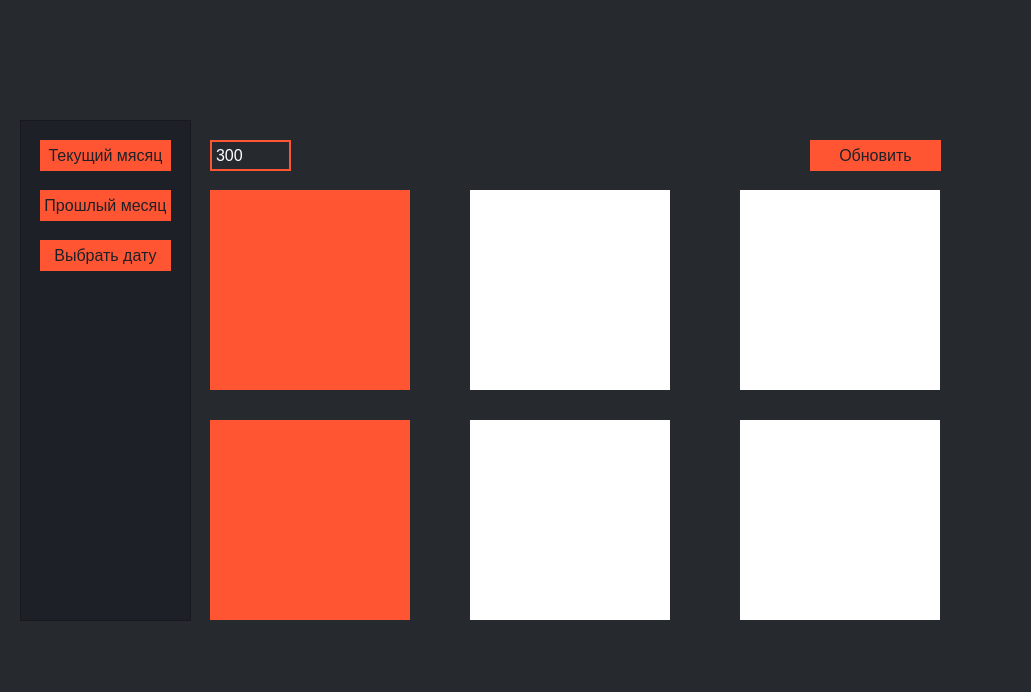
<?xml version="1.0" encoding="UTF-8"?>
<ui version="4.0">
 <class>MainWindow</class>
 <widget class="QMainWindow" name="MainWindow">
  <property name="geometry">
   <rect>
    <x>0</x>
    <y>0</y>
    <width>1031</width>
    <height>692</height>
   </rect>
  </property>
  <property name="minimumSize">
   <size>
    <width>955</width>
    <height>600</height>
   </size>
  </property>
  <property name="maximumSize">
   <size>
    <width>1600</width>
    <height>900</height>
   </size>
  </property>
  <property name="windowTitle">
   <string>MainWindow</string>
  </property>
  <property name="autoFillBackground">
   <bool>false</bool>
  </property>
  <property name="styleSheet">
   <string notr="true">background-color: rgb(38, 42, 47);</string>
  </property>
  <widget class="QWidget" name="centralwidget">
   <widget class="QStackedWidget" name="stackedWidget">
    <property name="geometry">
     <rect>
      <x>190</x>
      <y>110</y>
      <width>791</width>
      <height>521</height>
     </rect>
    </property>
    <property name="styleSheet">
     <string notr="true">background-color: rgb(38, 42, 47);
border-color: rgb(255, 255, 255);
</string>
    </property>
    <property name="currentIndex">
     <number>0</number>
    </property>
    <widget class="QWidget" name="curr_mon_page">
     <widget class="QWidget" name="curr_plot_1" native="true">
      <property name="geometry">
       <rect>
        <x>20</x>
        <y>80</y>
        <width>200</width>
        <height>200</height>
       </rect>
      </property>
      <property name="styleSheet">
       <string notr="true">background-color: rgb(255, 85, 51);</string>
      </property>
     </widget>
     <widget class="QWidget" name="curr_plot_2" native="true">
      <property name="geometry">
       <rect>
        <x>280</x>
        <y>80</y>
        <width>200</width>
        <height>200</height>
       </rect>
      </property>
      <property name="styleSheet">
       <string notr="true">background-color: rgb(255, 255, 255);</string>
      </property>
     </widget>
     <widget class="QWidget" name="curr_plot_3" native="true">
      <property name="geometry">
       <rect>
        <x>550</x>
        <y>80</y>
        <width>200</width>
        <height>200</height>
       </rect>
      </property>
      <property name="styleSheet">
       <string notr="true">background-color: rgb(255, 255, 255);</string>
      </property>
     </widget>
     <widget class="QWidget" name="curr_plot_4" native="true">
      <property name="geometry">
       <rect>
        <x>20</x>
        <y>310</y>
        <width>200</width>
        <height>200</height>
       </rect>
      </property>
      <property name="styleSheet">
       <string notr="true">background-color: rgb(255, 85, 51);</string>
      </property>
     </widget>
     <widget class="QWidget" name="curr_plot_5" native="true">
      <property name="geometry">
       <rect>
        <x>280</x>
        <y>310</y>
        <width>200</width>
        <height>200</height>
       </rect>
      </property>
      <property name="styleSheet">
       <string notr="true">background-color: rgb(255, 255, 255);</string>
      </property>
     </widget>
     <widget class="QWidget" name="curr_plot_6" native="true">
      <property name="geometry">
       <rect>
        <x>550</x>
        <y>310</y>
        <width>200</width>
        <height>200</height>
       </rect>
      </property>
      <property name="styleSheet">
       <string notr="true">background-color: rgb(255, 255, 255);</string>
      </property>
     </widget>
     <widget class="QTextEdit" name="time_curr_mon">
      <property name="geometry">
       <rect>
        <x>20</x>
        <y>30</y>
        <width>81</width>
        <height>31</height>
       </rect>
      </property>
      <property name="font">
       <font>
        <pointsize>-1</pointsize>
        <weight>50</weight>
        <italic>false</italic>
        <bold>false</bold>
       </font>
      </property>
      <property name="styleSheet">
       <string notr="true">QTextEdit {
                                         
    background-color: #262a2f; 
    border-style: solid;
    border-width: 2px;
    border-radius: 0px;
    border-color: #ff5533;
    font:  16px;
    min-width: 1em;
    padding: 0px;
    color: #ffffff;
}
QTextEdit:hover {
    background: #262a2f; 
    color:#ffffff;
} </string>
      </property>
      <property name="lineWrapColumnOrWidth">
       <number>0</number>
      </property>
      <property name="html">
       <string>&lt;!DOCTYPE HTML PUBLIC &quot;-//W3C//DTD HTML 4.0//EN&quot; &quot;http://www.w3.org/TR/REC-html40/strict.dtd&quot;&gt;
&lt;html&gt;&lt;head&gt;&lt;meta name=&quot;qrichtext&quot; content=&quot;1&quot; /&gt;&lt;style type=&quot;text/css&quot;&gt;
p, li { white-space: pre-wrap; }
&lt;/style&gt;&lt;/head&gt;&lt;body style=&quot; font-family:'MS Shell Dlg 2'; font-size:16px; font-weight:400; font-style:normal;&quot;&gt;
&lt;p style=&quot; margin-top:0px; margin-bottom:0px; margin-left:0px; margin-right:0px; -qt-block-indent:0; text-indent:0px;&quot;&gt;&lt;span style=&quot; font-size:16px;&quot;&gt;300&lt;/span&gt;&lt;/p&gt;&lt;/body&gt;&lt;/html&gt;</string>
      </property>
     </widget>
     <widget class="QPushButton" name="update_curr_mon">
      <property name="geometry">
       <rect>
        <x>620</x>
        <y>30</y>
        <width>131</width>
        <height>31</height>
       </rect>
      </property>
      <property name="styleSheet">
       <string notr="true">QPushButton {
                                         
    background-color: #ff5533;
    border-style: solid;
    border-width: 2px;
    border-radius: 0px;
    border-color: #ff5533;
    font:  16px;
    min-width: 5em;
    padding: 0px;
    color: #1e2027;
}
QPushButton:hover {
    background: #262a2f; 
    color:#ff5533;
} 
QPushButton:pressed {                              
   background: #262a2f;
   border-style: solid; 
   color:#ff5533;
}</string>
      </property>
      <property name="text">
       <string>Обновить</string>
      </property>
     </widget>
    </widget>
    <widget class="QWidget" name="prev_mon_page">
     <widget class="QWidget" name="prev_plot_1" native="true">
      <property name="geometry">
       <rect>
        <x>20</x>
        <y>80</y>
        <width>200</width>
        <height>200</height>
       </rect>
      </property>
      <property name="styleSheet">
       <string notr="true">background-color: rgb(255, 85, 51);</string>
      </property>
     </widget>
     <widget class="QWidget" name="prev_plot_2" native="true">
      <property name="geometry">
       <rect>
        <x>280</x>
        <y>80</y>
        <width>200</width>
        <height>200</height>
       </rect>
      </property>
      <property name="styleSheet">
       <string notr="true">background-color: rgb(255, 85, 51);</string>
      </property>
     </widget>
     <widget class="QWidget" name="prev_plot_4" native="true">
      <property name="geometry">
       <rect>
        <x>20</x>
        <y>310</y>
        <width>200</width>
        <height>200</height>
       </rect>
      </property>
      <property name="styleSheet">
       <string notr="true">background-color: rgb(255, 85, 51);</string>
      </property>
     </widget>
     <widget class="QWidget" name="prev_plot_5" native="true">
      <property name="geometry">
       <rect>
        <x>280</x>
        <y>310</y>
        <width>200</width>
        <height>200</height>
       </rect>
      </property>
      <property name="styleSheet">
       <string notr="true">background-color: rgb(255, 85, 51);</string>
      </property>
     </widget>
     <widget class="QWidget" name="prev_plot_6" native="true">
      <property name="geometry">
       <rect>
        <x>550</x>
        <y>310</y>
        <width>200</width>
        <height>200</height>
       </rect>
      </property>
      <property name="styleSheet">
       <string notr="true">background-color: rgb(255, 255, 255);</string>
      </property>
     </widget>
     <widget class="QWidget" name="prev_plot_3" native="true">
      <property name="geometry">
       <rect>
        <x>550</x>
        <y>80</y>
        <width>200</width>
        <height>200</height>
       </rect>
      </property>
      <property name="styleSheet">
       <string notr="true">
background-color: rgb(255, 255, 255);</string>
      </property>
     </widget>
     <widget class="QTextEdit" name="time_prev_mon">
      <property name="geometry">
       <rect>
        <x>20</x>
        <y>30</y>
        <width>81</width>
        <height>31</height>
       </rect>
      </property>
      <property name="font">
       <font>
        <pointsize>-1</pointsize>
        <weight>50</weight>
        <italic>false</italic>
        <bold>false</bold>
       </font>
      </property>
      <property name="styleSheet">
       <string notr="true">QTextEdit {
                                         
    background-color: #262a2f; 
    border-style: solid;
    border-width: 2px;
    border-radius: 0px;
    border-color: #ff5533;
    font:  16px;
    min-width: 1em;
    padding: 0px;
    color: #ffffff;
}
QTextEdit:hover {
    background: #262a2f; 
    color:#ffffff;
} </string>
      </property>
      <property name="lineWrapColumnOrWidth">
       <number>0</number>
      </property>
      <property name="html">
       <string>&lt;!DOCTYPE HTML PUBLIC &quot;-//W3C//DTD HTML 4.0//EN&quot; &quot;http://www.w3.org/TR/REC-html40/strict.dtd&quot;&gt;
&lt;html&gt;&lt;head&gt;&lt;meta name=&quot;qrichtext&quot; content=&quot;1&quot; /&gt;&lt;style type=&quot;text/css&quot;&gt;
p, li { white-space: pre-wrap; }
&lt;/style&gt;&lt;/head&gt;&lt;body style=&quot; font-family:'MS Shell Dlg 2'; font-size:16px; font-weight:400; font-style:normal;&quot;&gt;
&lt;p style=&quot; margin-top:0px; margin-bottom:0px; margin-left:0px; margin-right:0px; -qt-block-indent:0; text-indent:0px;&quot;&gt;&lt;span style=&quot; font-size:16px;&quot;&gt;300&lt;/span&gt;&lt;/p&gt;&lt;/body&gt;&lt;/html&gt;</string>
      </property>
     </widget>
     <widget class="QPushButton" name="update_prev_mon">
      <property name="geometry">
       <rect>
        <x>620</x>
        <y>30</y>
        <width>131</width>
        <height>31</height>
       </rect>
      </property>
      <property name="styleSheet">
       <string notr="true">QPushButton {
                                         
    background-color: #ff5533;
    border-style: solid;
    border-width: 2px;
    border-radius: 0px;
    border-color: #ff5533;
    font:  16px;
    min-width: 5em;
    padding: 0px;
    color: #1e2027;
}
QPushButton:hover {
    background: #262a2f; 
    color:#ff5533;
} 
QPushButton:pressed {                              
   background: #262a2f;
   border-style: solid; 
   color:#ff5533;
}</string>
      </property>
      <property name="text">
       <string>Обновить</string>
      </property>
     </widget>
    </widget>
    <widget class="QWidget" name="selected_date_page">
     <widget class="QWidget" name="selected_date_plot_5" native="true">
      <property name="geometry">
       <rect>
        <x>280</x>
        <y>310</y>
        <width>200</width>
        <height>200</height>
       </rect>
      </property>
      <property name="styleSheet">
       <string notr="true">background-color: rgb(255, 85, 51);</string>
      </property>
     </widget>
     <widget class="QWidget" name="selected_date_plot_1" native="true">
      <property name="geometry">
       <rect>
        <x>20</x>
        <y>80</y>
        <width>200</width>
        <height>200</height>
       </rect>
      </property>
      <property name="styleSheet">
       <string notr="true">background-color: rgb(255, 85, 51);</string>
      </property>
     </widget>
     <widget class="QWidget" name="selected_date_plot_3" native="true">
      <property name="geometry">
       <rect>
        <x>550</x>
        <y>80</y>
        <width>200</width>
        <height>200</height>
       </rect>
      </property>
      <property name="styleSheet">
       <string notr="true">background-color: rgb(255, 85, 51);</string>
      </property>
     </widget>
     <widget class="QWidget" name="selected_date_plot_4" native="true">
      <property name="geometry">
       <rect>
        <x>20</x>
        <y>310</y>
        <width>200</width>
        <height>200</height>
       </rect>
      </property>
      <property name="styleSheet">
       <string notr="true">background-color: rgb(255, 85, 51);</string>
      </property>
     </widget>
     <widget class="QWidget" name="selected_date_plot_2" native="true">
      <property name="geometry">
       <rect>
        <x>280</x>
        <y>80</y>
        <width>200</width>
        <height>200</height>
       </rect>
      </property>
      <property name="styleSheet">
       <string notr="true">background-color: rgb(255, 85, 51);</string>
      </property>
     </widget>
     <widget class="QWidget" name="selected_date_plot_6" native="true">
      <property name="geometry">
       <rect>
        <x>550</x>
        <y>310</y>
        <width>200</width>
        <height>200</height>
       </rect>
      </property>
      <property name="styleSheet">
       <string notr="true">background-color: rgb(255, 85, 51);</string>
      </property>
     </widget>
     <widget class="QTextEdit" name="time_selected_date">
      <property name="geometry">
       <rect>
        <x>20</x>
        <y>30</y>
        <width>81</width>
        <height>31</height>
       </rect>
      </property>
      <property name="font">
       <font>
        <pointsize>-1</pointsize>
        <weight>50</weight>
        <italic>false</italic>
        <bold>false</bold>
       </font>
      </property>
      <property name="styleSheet">
       <string notr="true">QTextEdit {
                                         
    background-color: #262a2f; 
    border-style: solid;
    border-width: 2px;
    border-radius: 0px;
    border-color: #ff5533;
    font:  16px;
    min-width: 1em;
    padding: 0px;
    color: #ffffff;
}
QTextEdit:hover {
    background: #262a2f; 
    color:#ffffff;
} </string>
      </property>
      <property name="lineWrapColumnOrWidth">
       <number>0</number>
      </property>
      <property name="html">
       <string>&lt;!DOCTYPE HTML PUBLIC &quot;-//W3C//DTD HTML 4.0//EN&quot; &quot;http://www.w3.org/TR/REC-html40/strict.dtd&quot;&gt;
&lt;html&gt;&lt;head&gt;&lt;meta name=&quot;qrichtext&quot; content=&quot;1&quot; /&gt;&lt;style type=&quot;text/css&quot;&gt;
p, li { white-space: pre-wrap; }
&lt;/style&gt;&lt;/head&gt;&lt;body style=&quot; font-family:'MS Shell Dlg 2'; font-size:16px; font-weight:400; font-style:normal;&quot;&gt;
&lt;p style=&quot; margin-top:0px; margin-bottom:0px; margin-left:0px; margin-right:0px; -qt-block-indent:0; text-indent:0px;&quot;&gt;&lt;span style=&quot; font-size:16px;&quot;&gt;300&lt;/span&gt;&lt;/p&gt;&lt;/body&gt;&lt;/html&gt;</string>
      </property>
     </widget>
     <widget class="QDateEdit" name="date_in">
      <property name="geometry">
       <rect>
        <x>130</x>
        <y>30</y>
        <width>130</width>
        <height>31</height>
       </rect>
      </property>
      <property name="styleSheet">
       <string notr="true">QDateEdit {                                  
    background-color: #262a2f; 
    border-style: solid;
    border-width: 2px;
    border-radius: 0px;
    border-color: #ff5533;
    font:  16px;
    min-width: 5em;
    padding: 0px;
    color: #ffffff; 
}




</string>
      </property>
      <property name="wrapping">
       <bool>false</bool>
      </property>
      <property name="frame">
       <bool>true</bool>
      </property>
      <property name="alignment">
       <set>Qt::AlignLeading|Qt::AlignLeft|Qt::AlignVCenter</set>
      </property>
      <property name="readOnly">
       <bool>false</bool>
      </property>
      <property name="buttonSymbols">
       <enum>QAbstractSpinBox::PlusMinus</enum>
      </property>
      <property name="accelerated">
       <bool>false</bool>
      </property>
      <property name="showGroupSeparator" stdset="0">
       <bool>true</bool>
      </property>
      <property name="dateTime">
       <datetime>
        <hour>0</hour>
        <minute>0</minute>
        <second>0</second>
        <year>2021</year>
        <month>9</month>
        <day>14</day>
       </datetime>
      </property>
      <property name="minimumDate">
       <date>
        <year>2021</year>
        <month>1</month>
        <day>1</day>
       </date>
      </property>
      <property name="maximumTime">
       <time>
        <hour>0</hour>
        <minute>0</minute>
        <second>0</second>
       </time>
      </property>
      <property name="calendarPopup">
       <bool>true</bool>
      </property>
      <property name="timeSpec">
       <enum>Qt::TimeZone</enum>
      </property>
     </widget>
     <widget class="QDateEdit" name="date_out">
      <property name="geometry">
       <rect>
        <x>290</x>
        <y>30</y>
        <width>130</width>
        <height>31</height>
       </rect>
      </property>
      <property name="styleSheet">
       <string notr="true">QDateEdit {
                                         
    background-color: #262a2f; 
    border-style: solid;
    border-width: 2px;
    border-radius: 0px;
    border-color: #ff5533;
    font:  16px;
    min-width: 5em;
    padding: 0px;
    color: #ffffff; 
}




</string>
      </property>
      <property name="wrapping">
       <bool>false</bool>
      </property>
      <property name="frame">
       <bool>true</bool>
      </property>
      <property name="alignment">
       <set>Qt::AlignLeading|Qt::AlignLeft|Qt::AlignVCenter</set>
      </property>
      <property name="readOnly">
       <bool>false</bool>
      </property>
      <property name="buttonSymbols">
       <enum>QAbstractSpinBox::PlusMinus</enum>
      </property>
      <property name="accelerated">
       <bool>false</bool>
      </property>
      <property name="showGroupSeparator" stdset="0">
       <bool>true</bool>
      </property>
      <property name="dateTime">
       <datetime>
        <hour>0</hour>
        <minute>0</minute>
        <second>0</second>
        <year>2021</year>
        <month>9</month>
        <day>15</day>
       </datetime>
      </property>
      <property name="minimumDate">
       <date>
        <year>2021</year>
        <month>1</month>
        <day>1</day>
       </date>
      </property>
      <property name="maximumTime">
       <time>
        <hour>0</hour>
        <minute>0</minute>
        <second>0</second>
       </time>
      </property>
      <property name="calendarPopup">
       <bool>true</bool>
      </property>
      <property name="date">
       <date>
        <year>2021</year>
        <month>9</month>
        <day>15</day>
       </date>
      </property>
     </widget>
     <widget class="QPushButton" name="update_selected_date">
      <property name="geometry">
       <rect>
        <x>620</x>
        <y>30</y>
        <width>131</width>
        <height>31</height>
       </rect>
      </property>
      <property name="styleSheet">
       <string notr="true">QPushButton {
                                         
    background-color: #ff5533;
    border-style: solid;
    border-width: 2px;
    border-radius: 0px;
    border-color: #ff5533;
    font:  16px;
    min-width: 5em;
    padding: 0px;
    color: #1e2027;
}
QPushButton:hover {
    background: #262a2f; 
    color:#ff5533;
} 
QPushButton:pressed {                              
   background: #262a2f;
   border-style: solid; 
   color:#ff5533;
}</string>
      </property>
      <property name="text">
       <string>Обновить</string>
      </property>
     </widget>
    </widget>
   </widget>
   <widget class="QFrame" name="frame">
    <property name="geometry">
     <rect>
      <x>20</x>
      <y>120</y>
      <width>171</width>
      <height>501</height>
     </rect>
    </property>
    <property name="styleSheet">
     <string notr="true">background-color: rgb(30, 32, 39);</string>
    </property>
    <property name="frameShape">
     <enum>QFrame::StyledPanel</enum>
    </property>
    <property name="frameShadow">
     <enum>QFrame::Raised</enum>
    </property>
    <widget class="QPushButton" name="btn__select_date">
     <property name="geometry">
      <rect>
       <x>20</x>
       <y>120</y>
       <width>131</width>
       <height>31</height>
      </rect>
     </property>
     <property name="styleSheet">
      <string notr="true">QPushButton {
                                         
    background-color: #ff5533;
    border-style: solid;
    border-width: 2px;
    border-radius: 0px;
    border-color: #ff5533;
    font:  16px;
    min-width: 5em;
    padding: 0px;
    color: #1e2027;
}
QPushButton:hover {
    background: #262a2f; 
    color:#ff5533;
} 
QPushButton:pressed {                              
   background: #262a2f;
   border-style: solid; 
   color:#ff5533;
}</string>
     </property>
     <property name="text">
      <string>Выбрать дату</string>
     </property>
    </widget>
    <widget class="QPushButton" name="btn_prev_mon">
     <property name="geometry">
      <rect>
       <x>20</x>
       <y>70</y>
       <width>131</width>
       <height>31</height>
      </rect>
     </property>
     <property name="styleSheet">
      <string notr="true">QPushButton {
                                         
    background-color: #ff5533;
    border-style: solid;
    border-width: 2px;
    border-radius: 0px;
    border-color: #ff5533;
    font:  16px;
    min-width: 5em;
    padding: 0px;
    color: #1e2027;
}
QPushButton:hover {
    background: #262a2f; 
    color:#ff5533;
} 
QPushButton:pressed {                              
   background: #262a2f;
   border-style: solid; 
   color:#ff5533;
}</string>
     </property>
     <property name="text">
      <string>Прошлый месяц</string>
     </property>
    </widget>
    <widget class="QPushButton" name="btn_cur_mon">
     <property name="geometry">
      <rect>
       <x>20</x>
       <y>20</y>
       <width>131</width>
       <height>31</height>
      </rect>
     </property>
     <property name="styleSheet">
      <string notr="true">QPushButton {
                                         
    background-color: #ff5533;
    border-style: solid;
    border-width: 2px;
    border-radius: 0px;
    border-color: #ff5533;
    font:  16px;
    min-width: 5em;
    padding: 0px;
    color: #1e2027;
}
QPushButton:hover {
    background: #262a2f; 
    color:#ff5533;
} 
QPushButton:pressed {                              
   background: #262a2f;
   border-style: solid; 
   color:#ff5533;
}</string>
     </property>
     <property name="text">
      <string>Текущий мясяц</string>
     </property>
    </widget>
   </widget>
  </widget>
 </widget>
 <resources/>
 <connections/>
</ui>
